Frame 1 (no input): blank canvas, image omitted
Frame 60 (no input): blank canvas, image omitted
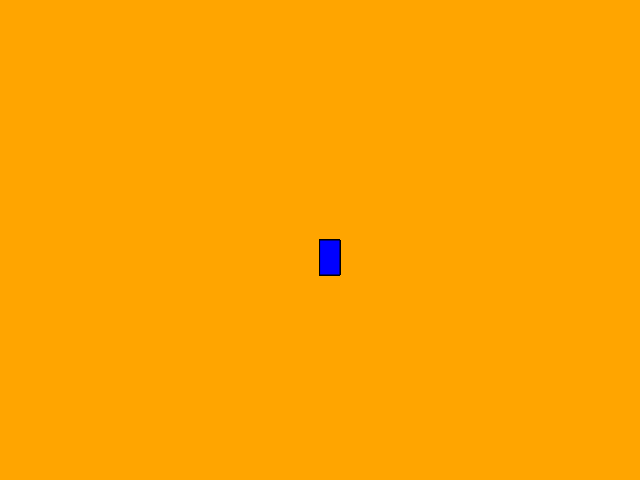
Frame 120 (the mouse pressed at the canvas centre since frame 60)

The p5.js sketch whose frames 1 and 60 were blank and that drew this single picture after the mouse press (run headless with seeded random() and noise() and a simulated clock; from frame 60 on, the mouse is pressed at the canvas centre):

// p5.js sketch
// ── sketch.js
function setup() {
    createCanvas(640, 480);
    background("orange");
  }
  
  function draw() {
    fill("blue")
    stroke("black");
    
    if(mouseIsPressed){
    rect(mouseX, mouseY, 20, 35)}
    
    
    
  
  
  }
